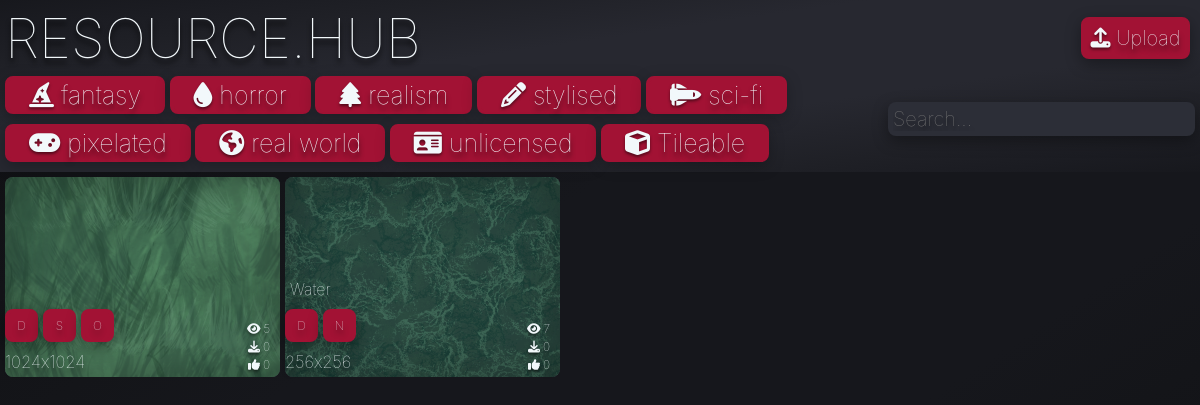
The page / on the database its author committed.
### tables this page shows
CREATE TABLE Tag (ID INTEGER PRIMARY KEY, name TEXT, icon TEXT);

CREATE TABLE asset (ID INTEGER PRIMARY KEY, name TEXT, description TEXT, views INTEGER, downloads INTEGER, likes INTEGER, resolution TEXT);

### app.py (the view)
@app.route('/')
def home():
    tags = query("SELECT name, icon FROM Tag")
    assets_data = query("SELECT id,name,COALESCE(views,0),COALESCE(downloads,0),COALESCE(likes,0),COALESCE(resolution,'Unknown') FROM asset")
    processed_assets = []
    for asset_row in assets_data:
        asset_info = []
        for item in asset_row:
            asset_info.append(item)
        processed_assets.append(asset_info)
    for asset in processed_assets:
        associated_tags = query(
            "SELECT name, icon FROM Tag WHERE ID IN \
            (SELECT Tag_ID FROM assetTags WHERE Model_ID = ?)",
            (asset[0],)
        )
        asset.append(associated_tags)
        available_types = []
        for suffix in ['d', 'n', 's', 'o']:
            file_path = os.path.join(app.config["UPLOAD_FOLDER"], f"{asset[0]}{suffix}.png")
            if os.path.exists(file_path):
                available_types.append(suffix)
        asset.append(available_types)
    return render_template('home.html', tags=tags, assets=processed_assets, show_navbar=True)

### app.py (called while the page is built)
def query(query, param=(), commit=False):
    with sqlite3.connect("database.db") as conn:
        cur = conn.cursor()
        cur.execute(query, param)
        if commit:
            conn.commit()
            return cur.lastrowid
        else:
            return cur.fetchall()

### templates/home.html
{% extends "template.html" %}
{% block content %}
    <div class="body">
        {% for asset in assets %}
        <a href="/asset/{{asset[0]}}" class="asset-link" data-asset-id="{{asset[0]}}" style="background-image: url('/static/images/{{asset[0]}}d.png')">
            <div class="asset" data-tags="{{ asset[6] | map(attribute=0) | join(',') }}">
                <div class="asset-bottom">
                    <div class="asset-info">
                        <p>{{ asset[1] }}</p>
                        <div class="img-types">
                            {% for type in asset[7] %}
                            <div class="button img-type-btn" data-type="{{type}}" data-asset-id="{{asset[0]}}">{{type.upper()}}</div>
                            {% endfor %}
                        </div>
                        <div class="resolution">
                            <small>{{ asset[5] }}</small>
                        </div>
                    </div>
                    <div class="asset-stats">
                        <div><i class="fa-solid fa-eye"></i> {{ asset[2] }}</div>
                        <div><i class="fa-solid fa-download"></i> {{ asset[3] }}</div>
                        <div><i class="fa-solid fa-thumbs-up"></i> {{ asset[4] }}</div>
                    </div>
                </div>
            </div>
        </a>
        {% endfor %}
    </div>
{% endblock %}

### templates/template.html (shortened to what this page needs)
<html lang="en">
    <head>
        <link rel="stylesheet" href="/static/style.css">
        <link rel="stylesheet" href="https://cdnjs.cloudflare.com/ajax/libs/font-awesome/6.4.0/css/all.min.css" />
    </head>
    <body>
        <div class="header">
            <div class="title-container">
                <a class="header-link" href="/">RESOURCE.HUB</a>
                <a class="button" href="/upload" ><i class="fa-solid fa-upload"></i> Upload</a>
            </div>
            {% if show_navbar %}
            <div class="navbar">
                <div id="tag-buttons">
                    {% for tag in tags %}
                    <button class="tag-button" data-tag="{{ tag[0] }}"><i class="{{tag[1]}}" ></i> {{ tag[0] }}</button>
                    {% endfor %}
                </div>
                <input class="search" type="text" name="name" placeholder="Search...">
            </div>
            {% endif %}
        </div>
        {% block content %}
        {% endblock %}
    </body>
</html>

### static/style.css (style rules this page uses)
:root { --primary-color: #18191F; --secondary-color: #2C2E37; --accent-color: #a21234; --primary-font-color: #F2F8FB; --secondary-font-color: #18191F; --shadow-color: black; --font-family: 'inter', sans-serif; --border-radius: 8px; --margin: 5px; --padding: 5px; --small-font-size: 16px; --medium-font-size: 20px; --large-font-size: 55px; }
* { font-family: var(--font-family); font-weight: 100; text-decoration: none; text-shadow: 0 5px 5px rgba(0, 0, 0, 1); color: var(--primary-font-color); }
body { background-image: linear-gradient(to right bottom, #0d0e11, #101114, #121317, #141519, #16171c, #16171c, #16171c, #16171c, #141519, #121317, #101114, #0d0e11); margin: 0px; }
input { background-color: var(--primary-color); border-style: none; font-size: var(--medium-font-size); border-radius: var(--border-radius); padding: var(--padding); }
.body { margin: var(--margin); display: flex; flex-wrap: wrap; gap: var(--margin); justify-content: flex-start; }
.asset { display: flex; flex-direction: column; font-size: var(--medium-font-size); color: var(--primary-font-color); border-radius: var(--border-radius); text-align: left; transition: all 0.3s ease; width: 275px; height: 200px; background-size: cover; justify-content: flex-end; position: relative; }
.asset-bottom { display: flex; justify-content: space-between; align-items: flex-end; margin-bottom: 5px; }
.asset-info { display: flex; flex-direction: column; gap: 5px; }
.asset-stats { display: flex; flex-direction: column; gap: 3px; font-size: 12px; text-align: right; margin-right: 10px; }
.asset-stats div { display: flex; align-items: center; justify-content: flex-end; gap: 3px; }
.asset::before { content: ''; position: absolute; top: 0; left: 0; right: 0; bottom: 0; background-color: var(--secondary-color); border-radius: var(--border-radius); z-index: -1; }
.asset-link { background-color: var(--secondary-color) !important; box-shadow: inset 0 0 50px rgba(0, 0, 0, 0.3); border-radius: var(--border-radius); }
.img-types { display: flex; gap: 5px; align-self: flex-start; margin-bottom: 5px; }
.img-types .button { width: 25px; height: 25px; margin: 0; padding: 0; display: flex; align-items: center; justify-content: center; font-size: 12px; cursor: pointer; transition: all 0.2s ease; }
.button { font-size: var(--medium-font-size); color: var(--primary-font-color); border: 4px solid var(--accent-color); border-radius: var(--border-radius); padding: var(--padding); margin: var(--margin); background-color: var(--accent-color); text-align: center; transition-duration: 0.3s; box-shadow: 0 5px 15px rgba(0, 0, 0, 0.35); }
.tag-button { font-size: 25px; color: var(--primary-font-color); border: 4px solid var(--accent-color); border-radius: var(--border-radius); padding: 0 20px; margin: 5px auto; background-color: var(--accent-color); text-align: center; transition-duration: 0.3s; box-shadow: 0 4px 15px rgba(0, 0, 0, 0.25); }
p { margin: 5px; font-size: var(--small-font-size); }
.navbar { display: grid; grid-template-columns: 6fr 1fr; text-align: left; }
.header { padding: var(--padding); background-image: linear-gradient(to right bottom, #17181d, #1b1c22, #1f2026, #23242b, #272830, #272830, #272830, #272830, #23242b, #1f2026, #1b1c22, #17181d); }
.navbar { text-align: left; align-items: center; }
.title-container { display: grid; grid-template-columns: 9fr 1fr; justify-content: center; align-items: center; }
.header-link { font-size: var(--large-font-size); }
i { text-shadow: 0 2px 3px rgba(0, 0, 0, 0.5); }
.search { background-color: var(--secondary-color); box-shadow: 0 5px 15px rgba(0, 0, 0, 0.35); }

### rows shown on the page
Tag: name "fantasy"
Tag: name "horror"
Tag: name "realism"
Tag: name "stylised"
Tag: name "sci-fi"
Tag: name "pixelated"
Tag: name "real world"
Tag: name "unlicensed"
Tag: name "Tileable"
asset: shows a picture, name "Water", upper "D" "N", resolution "256x256", views "7", asset "0"

### other values the page prints
{{ type.upper() }} "D" "S" "O"
{{ asset[5] }} "1024x1024"
{{ asset[2] }} "5"
{{ asset[3] }} "0"
{{ asset[4] }} "0"
